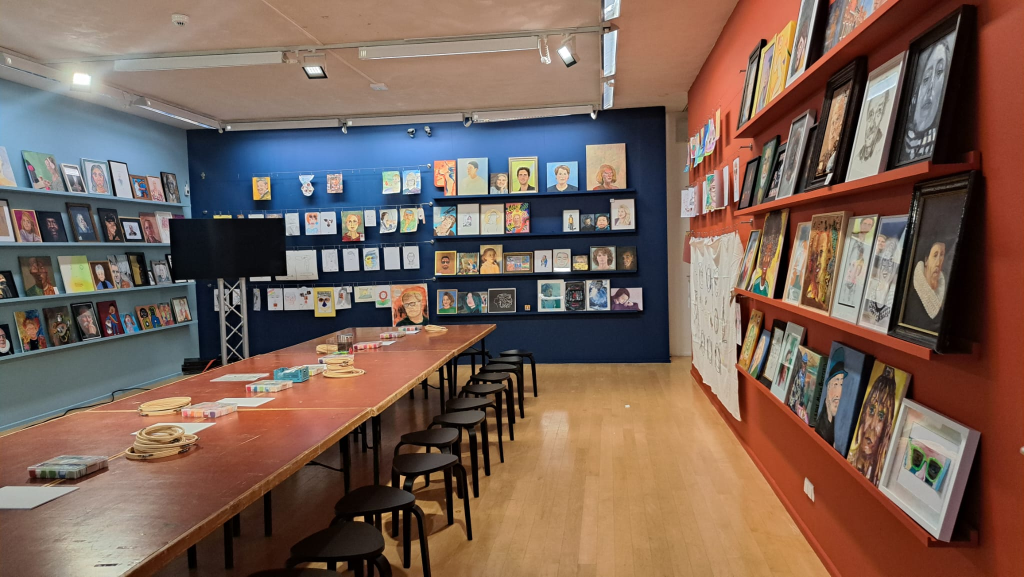
#> input picture mijn_kunsd/project_segments/frans_hals_fotos/franshals1.jpeg, 2048 x 1153 px (shown at 1/2 size)
$ python -i negative_circles.py   (imports and definitions only)
#> lines starting #> are read from the running program, lines starting #| are printed output that depends on the picture
#> further down, picture is the input picture: PIL image 2048x1153 RGB; mean R, G, B 121.2, 97.9, 86.4
"""Negative Circles: de foto in zwart-wit, vol cirkels. In de cirkels zie je de foto zoals hij is,
tussen de cirkels het negatief. Het geheel is zelf ook een rondje (buiten de grote cirkel: doorzichtig).

Alles met numpy op één raster: per pixel de afstand tot het midden van het dichtstbijzijnde
cirkeltje. Een zachte rand van ongeveer één pixel voorkomt trapjes.

Het raster van cirkeltjes kan verschoven worden (shift_x, shift_y), zodat bijvoorbeeld een oog
precies op een overgang van normaal naar negatief valt. js/speeltuin.js toont hetzelfde raster
als voorvertoning; houd de rekenwijze daar gelijk aan deze.
"""

import numpy as np
from PIL import Image, ImageOps

# Langste zijde van het resultaat (vierkant)
OUTPUT_SIZE = 2000

# Straal van een cirkeltje als fractie van de afstand tussen twee middelpunten.
# 0.5: de cirkels raken elkaar net en ertussen ontstaan sterretjes.
RADIUS_FRACTION = 0.5

# Rand om de grote cirkel, als fractie van de zijde (net genoeg om niet tegen de rand te plakken)
OUTER_MARGIN = 0.01


def image_to_negative_circles(image, circles_across=6, shift_x=0.0, shift_y=0.0):
    """image: een RGB-foto (PIL). circles_across: hoeveel cirkeltjes er naast elkaar passen in de grote cirkel.
    shift_x, shift_y: verschuiving van het raster, als fractie van de afstand tussen twee cirkels
    (0 t/m 1; 0 is een cirkel precies in het midden, positief is naar rechts en naar beneden)."""
    positive = square_gray(image)
    size = positive.shape[0]
    negative = 1.0 - positive

    spacing = size * (1 - 2 * OUTER_MARGIN) / circles_across
    radius = spacing * RADIUS_FRACTION

    coords = np.arange(size, dtype=np.float32) + 0.5 - size / 2

    # Afstand tot het dichtstbijzijnde middelpunt, per as. Zonder verschuiving valt er een cirkel precies in het midden.
    offset_x = (coords - shift_x * spacing + spacing / 2) % spacing - spacing / 2
    offset_y = (coords - shift_y * spacing + spacing / 2) % spacing - spacing / 2
    distance = np.sqrt(offset_y[:, None] ** 2 + offset_x[None, :] ** 2)

    inside = np.clip(radius - distance + 0.5, 0, 1)                  # 1 in een cirkeltje, 0 erbuiten, zacht ertussen
    result = inside * positive + (1 - inside) * negative

    # De grote cirkel: daarbuiten doorzichtig
    outer_radius = size / 2 * (1 - 2 * OUTER_MARGIN)
    center_distance = np.sqrt(coords[:, None] ** 2 + coords[None, :] ** 2)
    alpha = np.clip(outer_radius - center_distance + 0.5, 0, 1)

    # Grijs plus doorzichtigheid ("LA"): een veel kleinere PNG dan RGBA
    gray_alpha = np.dstack([result, alpha]) * 255

    return Image.fromarray(np.round(gray_alpha).astype(np.uint8), "LA")


def square_gray(image):
    """Het vierkante midden van de foto, in grijstinten (0 t/m 1), met wat extra contrast."""
    side = min(image.size)
#> side = 1153
    left = (image.width - side) // 2
#> left = 447
    top = (image.height - side) // 2
#> top = 0

    square = image.crop((left, top, left + side, top + side))
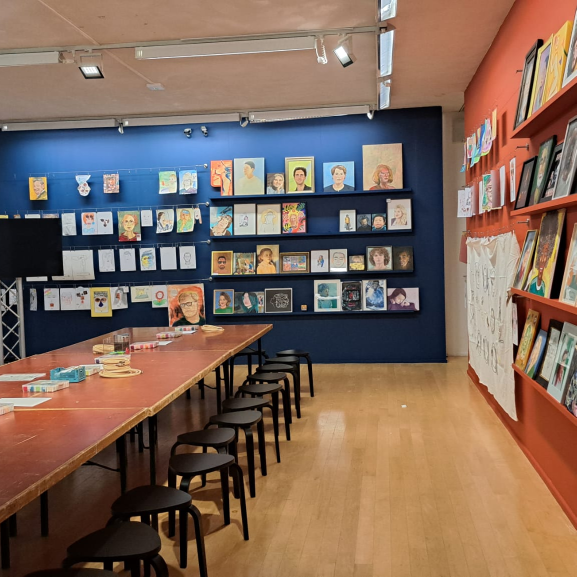
#> square: PIL image 1153x1153 RGB (shown at 1/2 size); mean R, G, B 127.2, 103.8, 90.1
    square = square.resize((OUTPUT_SIZE, OUTPUT_SIZE), Image.Resampling.LANCZOS)
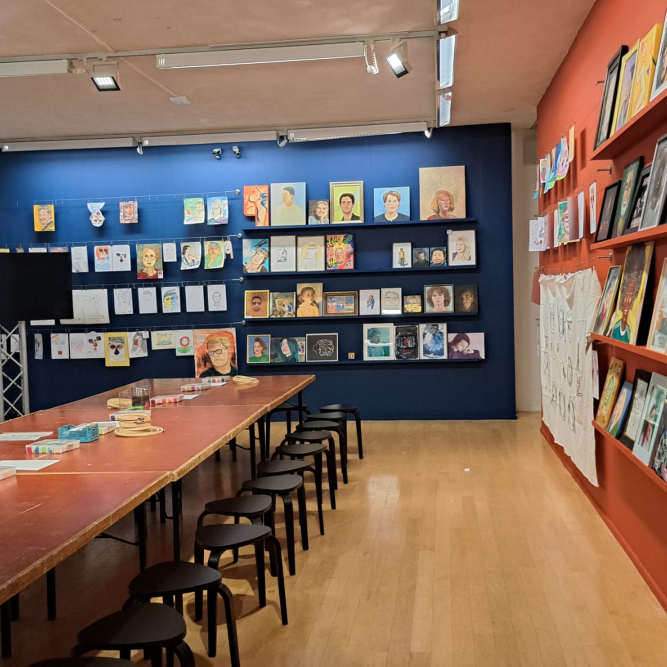
#> square: PIL image 2000x2000 RGB (shown at 1/3 size); mean R, G, B 127.2, 103.8, 90.2
    gray = ImageOps.autocontrast(square.convert("L"), cutoff=1)
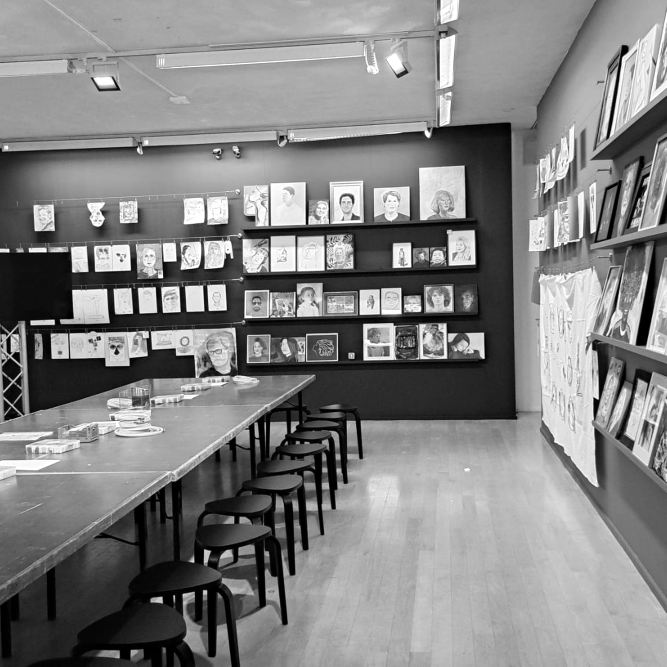
#> gray: PIL image 2000x2000 L (shown at 1/3 size); min 0, max 255, mean 130.2

    return np.asarray(gray, dtype=np.float32) / 255

>>> from PIL import Image
>>> picture = Image.open('../../mijn_kunsd/project_segments/frans_hals_fotos/franshals1.jpeg')
>>> result = square_gray(picture)

$ run again, on mijn_kunsd/project_segments/frans_hals_fotos/franshals2.jpeg
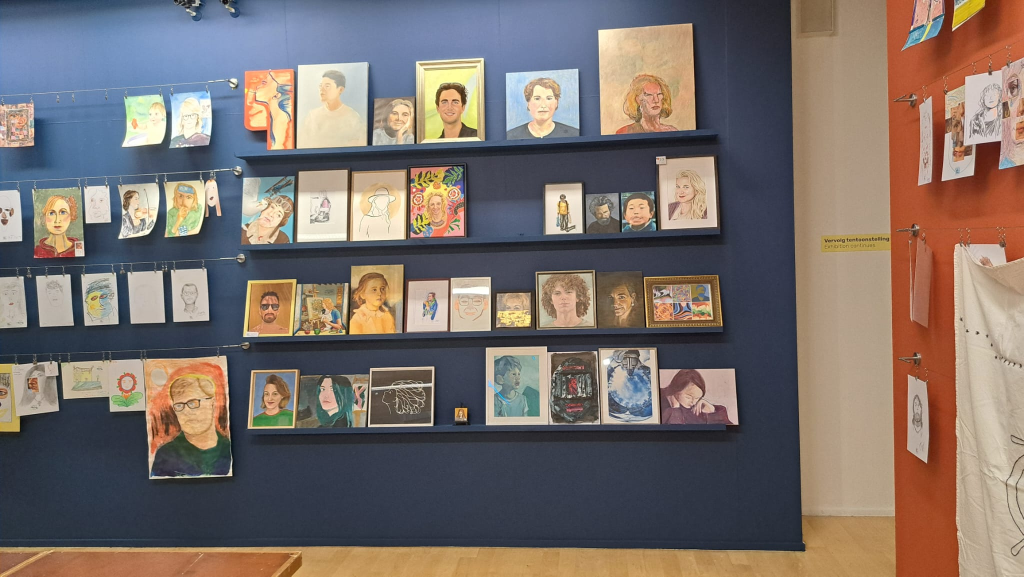
#> input picture mijn_kunsd/project_segments/frans_hals_fotos/franshals2.jpeg, 2048 x 1153 px (shown at 1/2 size)
#> picture is the input picture: PIL image 2048x1153 RGB; mean R, G, B 122.9, 111.7, 106.4
#> in square_gray, `square = image.crop((left, top, left + side, top + side))`:
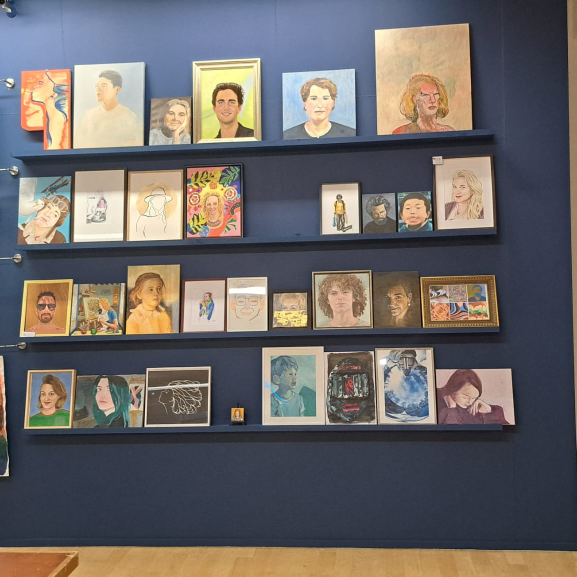
#> square: PIL image 1153x1153 RGB (shown at 1/2 size); mean R, G, B 108.1, 103.6, 102.6
#> in square_gray, `gray = ImageOps.autocontrast(square.convert("L"), cutoff=1)`:
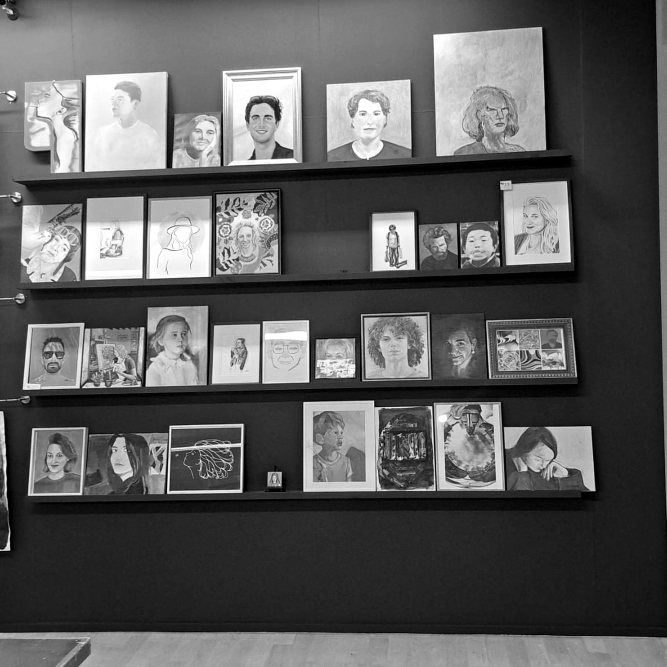
#> gray: PIL image 2000x2000 L (shown at 1/3 size); min 0, max 255, mean 92

$ run again, on mijn_kunsd/project_segments/frans_hals_fotos/franshals3.jpeg
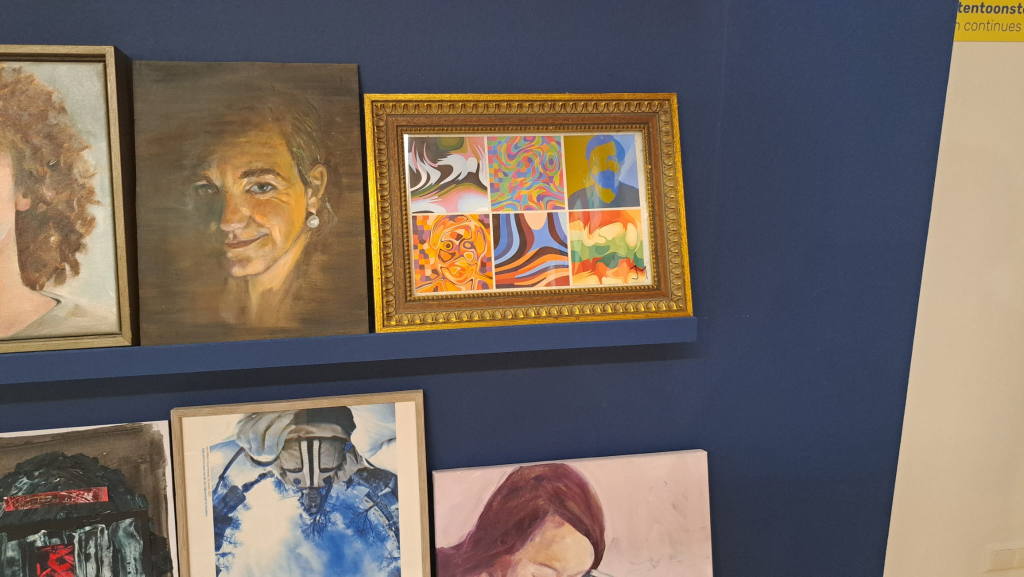
#> input picture mijn_kunsd/project_segments/frans_hals_fotos/franshals3.jpeg, 2048 x 1153 px (shown at 1/2 size)
#> picture is the input picture: PIL image 2048x1153 RGB; mean R, G, B 117, 105, 96.9
#> in square_gray, `square = image.crop((left, top, left + side, top + side))`:
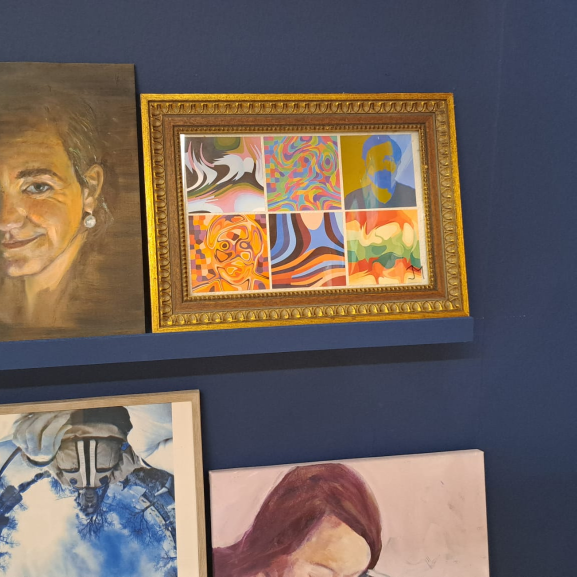
#> square: PIL image 1153x1153 RGB (shown at 1/2 size); mean R, G, B 115.2, 100.8, 93
#> in square_gray, `gray = ImageOps.autocontrast(square.convert("L"), cutoff=1)`:
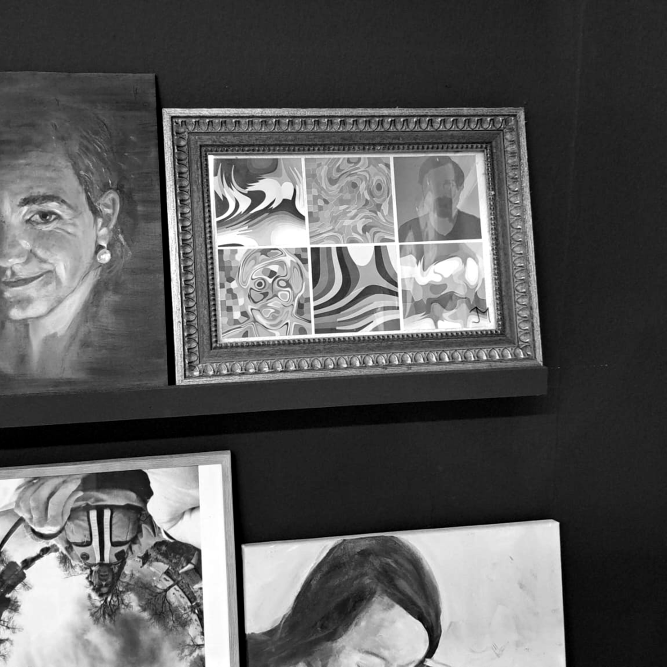
#> gray: PIL image 2000x2000 L (shown at 1/3 size); min 0, max 255, mean 91.2

$ run again, on mijn_kunsd/project_segments/frans_hals_fotos/franshals4.jpeg
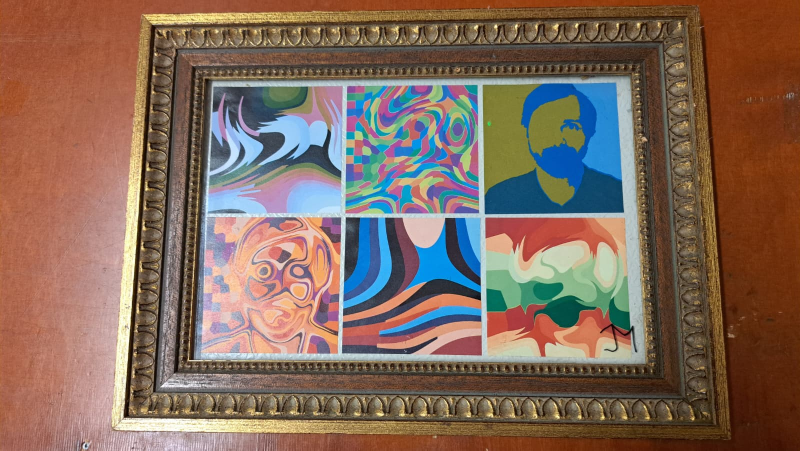
#> input picture mijn_kunsd/project_segments/frans_hals_fotos/franshals4.jpeg, 1600 x 901 px (shown at 1/2 size)
#> picture is the input picture: PIL image 1600x901 RGB; mean R, G, B 130.3, 105.7, 91.6
#> in square_gray, `square = square.resize((OUTPUT_SIZE, OUTPUT_SIZE), Image.Resampling.LA..`:
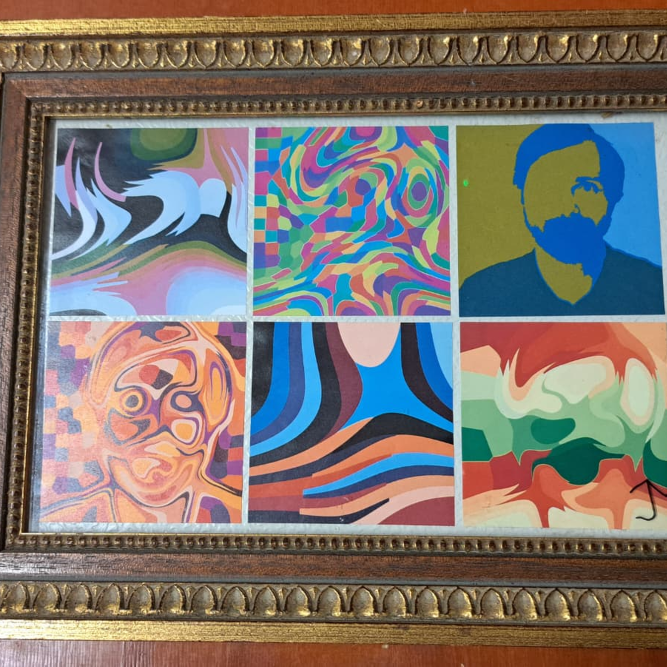
#> square: PIL image 2000x2000 RGB (shown at 1/3 size); mean R, G, B 126.8, 118.2, 111.9
#> in square_gray, `gray = ImageOps.autocontrast(square.convert("L"), cutoff=1)`:
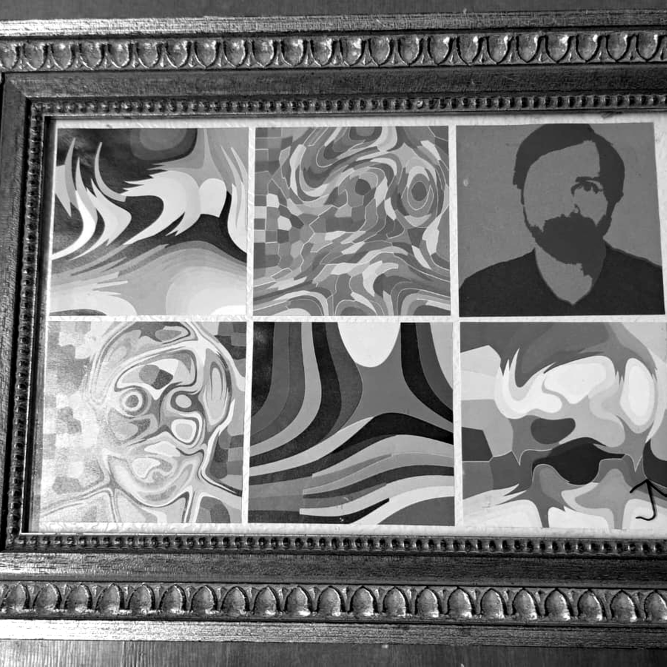
#> gray: PIL image 2000x2000 L (shown at 1/3 size); min 0, max 255, mean 120.3
